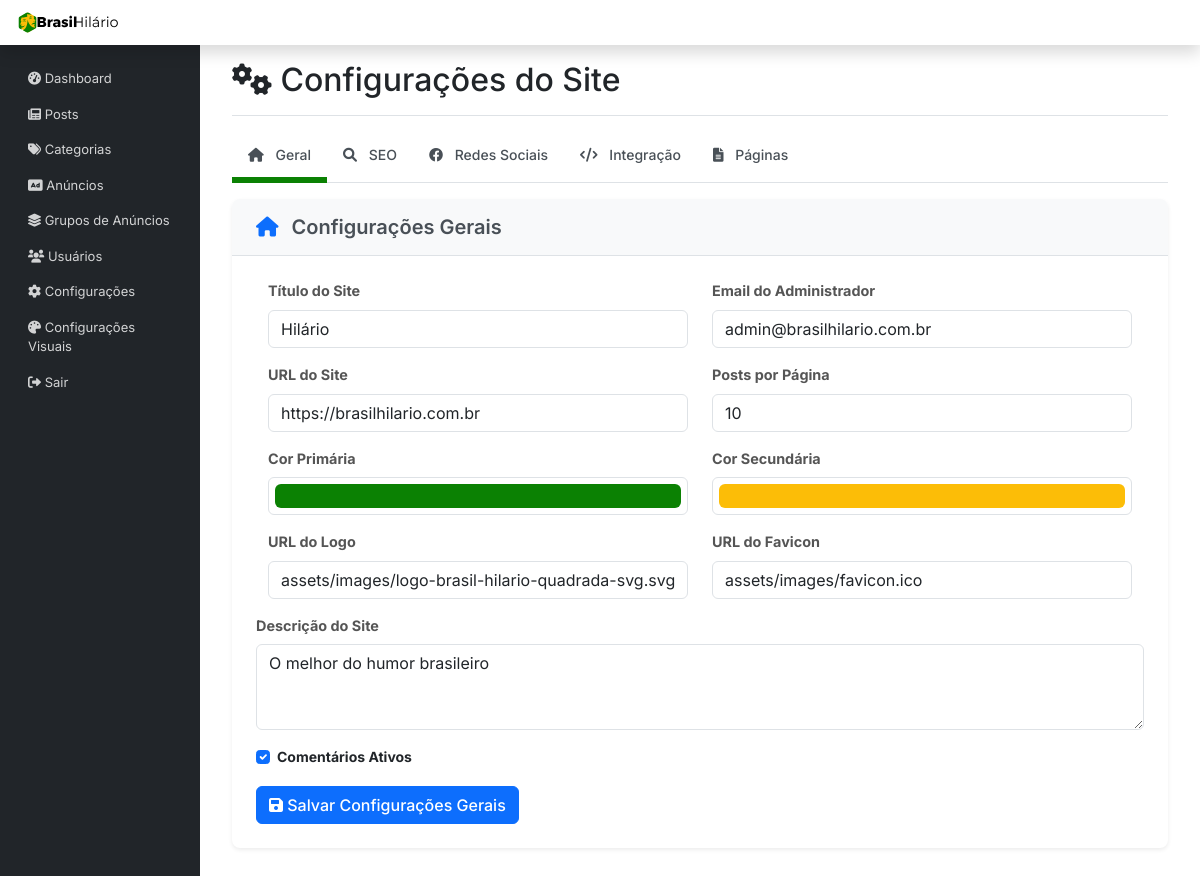
/admin/configuracoes.php (signed in), run on the app's committed database.
### tables this page shows
CREATE TABLE `configuracoes` (
  `id` int(11) NOT NULL,
  `chave` varchar(50) NOT NULL,
  `valor` text NOT NULL,
  `tipo` enum('string','integer','boolean','json') NOT NULL DEFAULT 'string',
  `grupo` varchar(50) NOT NULL DEFAULT 'geral',
  `atualizado_em` datetime DEFAULT CURRENT_TIMESTAMP ON UPDATE CURRENT_TIMESTAMP
);

### includes/ConfigManager.php (called while the page is built, shortened)
<?php
class ConfigManager {
    private $pdo;
    public function __construct($pdo) {
        $this->pdo = $pdo;
    }
    public function getGroup($grupo) {
        $stmt = $this->pdo->prepare("SELECT chave, valor, tipo FROM configuracoes WHERE grupo = :grupo ORDER BY chave");
        $stmt->execute([':grupo' => $grupo]);
        $configs = [];
        while ($row = $stmt->fetch(PDO::FETCH_ASSOC)) {
            $configs[$row['chave']] = [
                'valor' => $this->convertValue($row['valor'], $row['tipo']),
                'tipo' => $row['tipo']
            ];
        }
        return $configs;
    }
    private function convertValue($valor, $tipo) {
        switch ($tipo) {
            case 'boolean':
                return filter_var($valor, FILTER_VALIDATE_BOOLEAN);
            case 'integer':
                return (int) $valor;
            default:
                return $valor;
        }
    }
}

### admin/configuracoes.php (the view, shortened to what this page needs)
<?php
require_once '../includes/db.php';
require_once '../includes/ConfigManager.php';
try {
$configManager = new ConfigManager($pdo);
$grupos = ['geral', 'seo', 'redes_sociais', 'integracao', 'paginas'];
$configuracoes = [];
foreach ($grupos as $grupo) {
    $configuracoes[$grupo] = $configManager->getGroup($grupo);
}
function getConfig($configs, $grupo, $chave, $padrao = '') {
    if (isset($configs[$grupo][$chave])) {
        return $configs[$grupo][$chave]['valor'];
    }
    return $padrao;
    }
} catch (Exception $e) {
    $mensagem = 'Erro ao carregar configurações: ' . $e->getMessage();
    $tipo_mensagem = 'danger';
    $configuracoes = [];
}
include 'includes/header.php';
?>
<div class="d-flex justify-content-between flex-wrap flex-md-nowrap align-items-center pt-3 pb-2 mb-3 border-bottom">
    <h1 class="h2">
        <i class="fas fa-cogs"></i> Configurações do Site
    </h1>
</div>
            <ul class="nav nav-tabs mb-4" id="configTabs" role="tablist">
                <li class="nav-item" role="presentation">
                    <button class="nav-link active" id="geral-tab" data-bs-toggle="tab" data-bs-target="#geral" type="button" role="tab">
                        <i class="fas fa-home"></i> Geral
                    </button>
                </li>
                <li class="nav-item" role="presentation">
                    <button class="nav-link" id="seo-tab" data-bs-toggle="tab" data-bs-target="#seo" type="button" role="tab">
                        <i class="fas fa-search"></i> SEO
                    </button>
                </li>
                <li class="nav-item" role="presentation">
                    <button class="nav-link" id="redes-tab" data-bs-toggle="tab" data-bs-target="#redes" type="button" role="tab">
                        <i class="fab fa-facebook"></i> Redes Sociais
                    </button>
                </li>
                <li class="nav-item" role="presentation">
                    <button class="nav-link" id="integracao-tab" data-bs-toggle="tab" data-bs-target="#integracao" type="button" role="tab">
                        <i class="fas fa-code"></i> Integração
                    </button>
                </li>
                <li class="nav-item" role="presentation">
                    <button class="nav-link" id="paginas-tab" data-bs-toggle="tab" data-bs-target="#paginas" type="button" role="tab">
                        <i class="fas fa-file-alt"></i> Páginas
                    </button>
                </li>
            </ul>
            <div class="tab-content" id="configTabsContent">
                <div class="tab-pane fade show active" id="geral" role="tabpanel">
                    <div class="card">
                        <div class="card-header">
                            <h5 class="card-title mb-0">
                                <i class="fas fa-home"></i> Configurações Gerais
                            </h5>
                        </div>
                        <div class="card-body">
                            <form method="POST">
                                <div class="row">
                                    <div class="col-md-6">
                                        <div class="mb-3">
                                            <label for="site_title" class="form-label titles-form-adm">Título do Site</label>
                                            <input type="text" class="form-control" id="site_title" name="site_title"
                                                   value="<?= getConfig($configuracoes, 'geral', 'site_title', 'Brasil Hilário') ?>">
                                        </div>
                                    </div>
                                    <div class="col-md-6">
                                        <div class="mb-3">
                                            <label for="admin_email" class="form-label titles-form-adm">Email do Administrador</label>
                                            <input type="email" class="form-control" id="admin_email" name="admin_email"
                                                   value="<?= getConfig($configuracoes, 'geral', 'admin_email', 'admin@brasilhilario.com.br') ?>">
                                        </div>
                                    </div>
                                </div>
                                <div class="row">
                                    <div class="col-md-6">
                                        <div class="mb-3">
                                            <label for="site_url" class="form-label titles-form-adm">URL do Site</label>
                                            <input type="url" class="form-control" id="site_url" name="site_url"
                                                   value="<?= getConfig($configuracoes, 'geral', 'site_url', 'https://brasilhilario.com.br') ?>">
                                        </div>
                                    </div>
                                    <div class="col-md-6">
                                        <div class="mb-3">
                                            <label for="posts_per_page" class="form-label titles-form-adm">Posts por Página</label>
                                            <input type="number" class="form-control" id="posts_per_page" name="posts_per_page"
                                                   value="<?= getConfig($configuracoes, 'geral', 'posts_per_page', '10') ?>">
                                        </div>
                                    </div>
                                </div>
                                <div class="row">
                                    <div class="col-md-6">
                                        <div class="mb-3">
                                            <label for="primary_color" class="form-label titles-form-adm">Cor Primária</label>
                                            <input type="color" class="form-control form-control-color" id="primary_color" name="primary_color"
                                                   value="<?= getConfig($configuracoes, 'geral', 'primary_color', '#0b8103') ?>">
                                        </div>
                                    </div>
                                    <div class="col-md-6">
                                        <div class="mb-3">
                                            <label for="secondary_color" class="form-label titles-form-adm">Cor Secundária</label>
                                            <input type="color" class="form-control form-control-color" id="secondary_color" name="secondary_color"
                                                   value="<?= getConfig($configuracoes, 'geral', 'secondary_color', '#b30606') ?>">
                                        </div>
                                    </div>
                                </div>
                                <div class="row">
                                    <div class="col-md-6">
                                        <div class="mb-3">
                                            <label for="logo_url" class="form-label titles-form-adm">URL do Logo</label>
                                            <input type="text" class="form-control" id="logo_url" name="logo_url"
                                                   value="<?= getConfig($configuracoes, 'geral', 'logo_url', 'assets/images/logo-brasil-hilario-quadrada-svg.svg') ?>">
                                        </div>
                                    </div>
                                    <div class="col-md-6">
                                        <div class="mb-3">
                                            <label for="favicon_url" class="form-label titles-form-adm">URL do Favicon</label>
                                            <input type="text" class="form-control" id="favicon_url" name="favicon_url"
                                                   value="<?= getConfig($configuracoes, 'geral', 'favicon_url', 'assets/images/favicon.ico') ?>">
                                        </div>
                                    </div>
                                </div>
                                <div class="mb-3">
                                    <label for="site_description" class="form-label titles-form-adm">Descrição do Site</label>
                                    <textarea class="form-control" id="site_description" name="site_description" rows="3"><?= getConfig($configuracoes, 'geral', 'site_description', 'O melhor do humor brasileiro') ?></textarea>
                                </div>
                                <div class="form-check mb-3">
                                    <input class="form-check-input" type="checkbox" id="comments_active" name="comments_active" value="1"
                                           <?= getConfig($configuracoes, 'geral', 'comments_active', '1') ? 'checked' : '' ?>>
                                    <label class="form-check-label titles-form-adm" for="comments_active">
                                        Comentários Ativos
                                    </label>
                                </div>
                                <button type="submit" name="submit" class="btn btn-primary">
                                    <i class="fas fa-save"></i> Salvar Configurações Gerais
                                </button>
                            </form>
                        </div>
                    </div>
                </div>
            </div>
<?php include 'includes/footer.php'; ?>

### admin/css-custom/style-custom-adm.css (style rules this page uses)
html, body { height: 100%; }
body { display: flex; flex-direction: column; }
.row { flex: 1; display: flex; }
.col-md-9.ms-sm-auto.col-lg-10.px-md-4 > * { flex: 0 0 auto; }
.card { height: auto; display: block; }
.card-body { flex: none; }
form { flex: none; display: block; }
.d-flex.justify-content-between, .btn-group, .alert, .nav-tabs, .tab-content { flex: none; display: block; }
.row .col-md-12, .row .col-md-6, .row .col-md-4, .row .col-md-3 { flex: none; display: block; }
.d-flex { display: flex !important; }
.mb-3, .mb-4, .mb-5 { margin-bottom: 1rem !important; }
.btn-toolbar, .d-flex.justify-content-between { margin-top: 0; margin-bottom: 1rem; }
.titles-form-adm { font-weight: 700!important; }
.card-header h5 { color: #333; font-weight: 600; }
.card-header h5 i { margin-right: 0.5rem; color: #007bff; }
.form-label { font-weight: 500; color: #555; font-size: 0.9rem; }
.form-control, .form-select { border-radius: 0.375rem; border: 1px solid #ced4da; transition: border-color 0.15s ease-in-out, box-shadow 0.15s ease-in-out; }
.btn { border-radius: 0.375rem; font-weight: 500; }

### admin/includes/header.php (style rules this page uses)
body { font-family: 'Inter', sans-serif; }
.row { margin-left: 0; margin-right: 0; }
.container-fluid .row { margin: 0; }
.col-md-9.ms-sm-auto.col-lg-10.px-md-4 > * { width: 100%; max-width: 100%; }
html, body { height: 100%; }
body { display: flex; flex-direction: column; }
.row { flex: 1; display: flex; }
.col-md-9.ms-sm-auto.col-lg-10.px-md-4 > * { flex: 0 0 auto; }
.card, .table-responsive, form, .alert, .nav-tabs, .tab-content { flex: none; display: block; }
.row .col-md-12, .row .col-md-6, .row .col-md-4, .row .col-md-3 { flex: none; display: block; }
.d-flex { display: flex !important; }
.card { border: none; box-shadow: 0 0.125rem 0.25rem rgba(0, 0, 0, 0.075); border-radius: 0.5rem; }
.card-header { background-color: #fff; border-bottom: 1px solid #dee2e6; border-radius: 0.5rem 0.5rem 0 0 !important; padding: 1rem 1.5rem; }
.card-body { padding: 1.5rem; }
.btn { border-radius: 0.375rem; font-weight: 500; }
.form-control, .form-select { border-radius: 0.375rem; border: 1px solid #dee2e6; }

### admin/configuracoes.php (style rules this page uses)
.nav-tabs .nav-link { color: #495057!important; border: none; border-bottom: 6px solid transparent; padding: 0.75rem 1rem; font-weight: 500; }
.nav-tabs .nav-link.active { border-bottom-color:#0b8103; background-color: transparent; color: #0b8103; }
.nav-tabs .nav-link i { margin-right: 0.5rem; }
.form-control-color { width: 100%; height: 38px; }
.card-header { background-color: #f8f9fa; border-bottom: 1px solid #dee2e6; }
.card-header .card-title { color: #495057; font-weight: 600; }
.card-header .card-title i { margin-right: 0.5rem; color: #0d6efd; }
.btn-primary { background-color: #0d6efd; border-color: #0d6efd; }
#configTabs { display: flex; }

### data on the page
configuracoes: site_title "Hilário"
configuracoes: admin_email "admin@brasilhilario.com.br"
configuracoes: site_url "https://brasilhilario.com.br"
configuracoes: posts_per_page "10"
configuracoes: primary_color "#0b8103"
configuracoes: secondary_color "#fcbd07"
configuracoes: logo_url "assets/images/logo-brasil-hilario-quadrada-svg.svg"
configuracoes: favicon_url "assets/images/favicon.ico"
configuracoes: site_description "O melhor do humor brasileiro"
